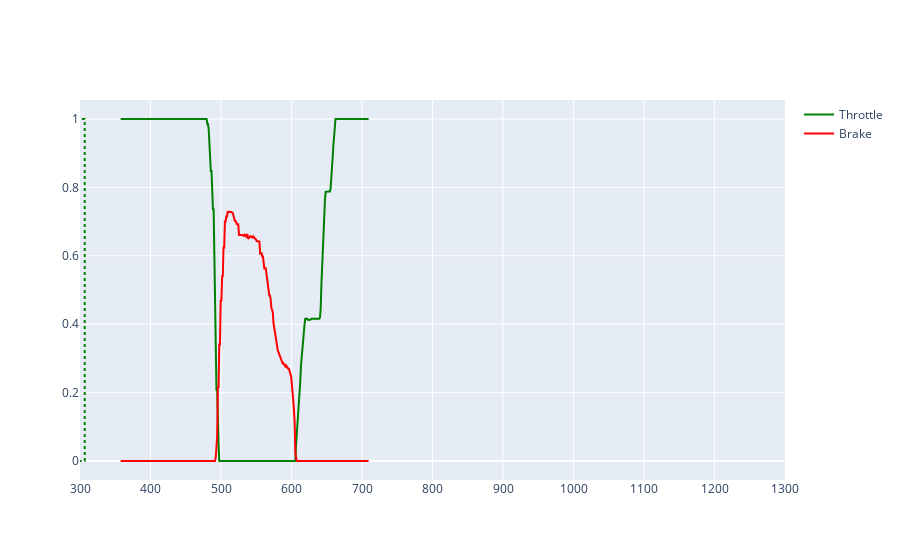
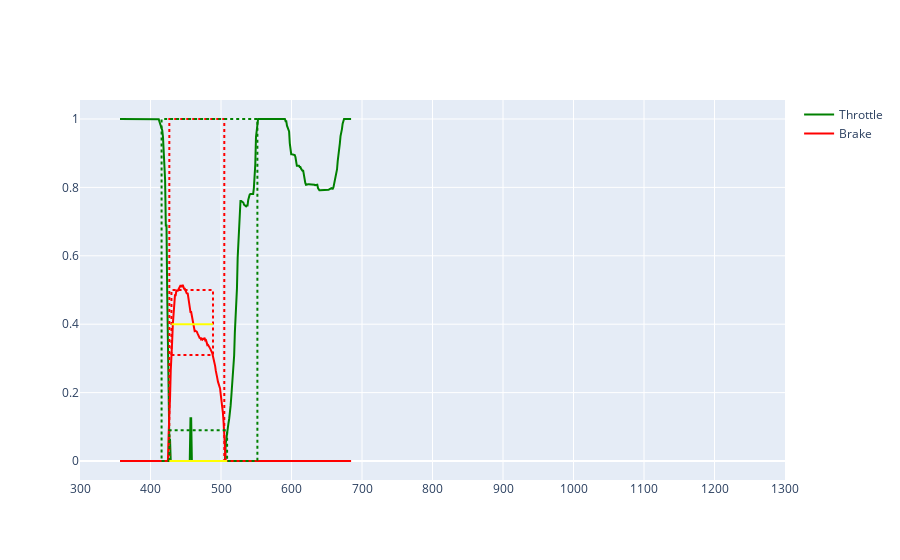
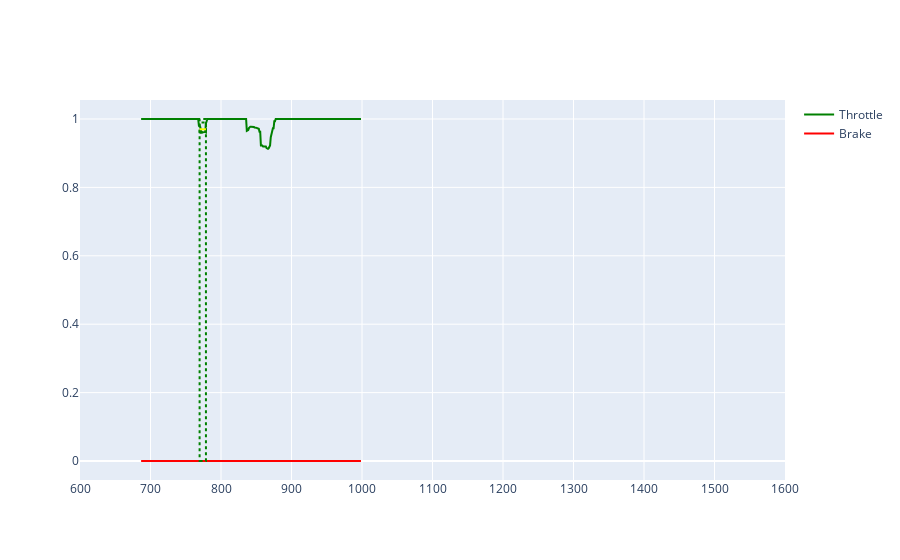
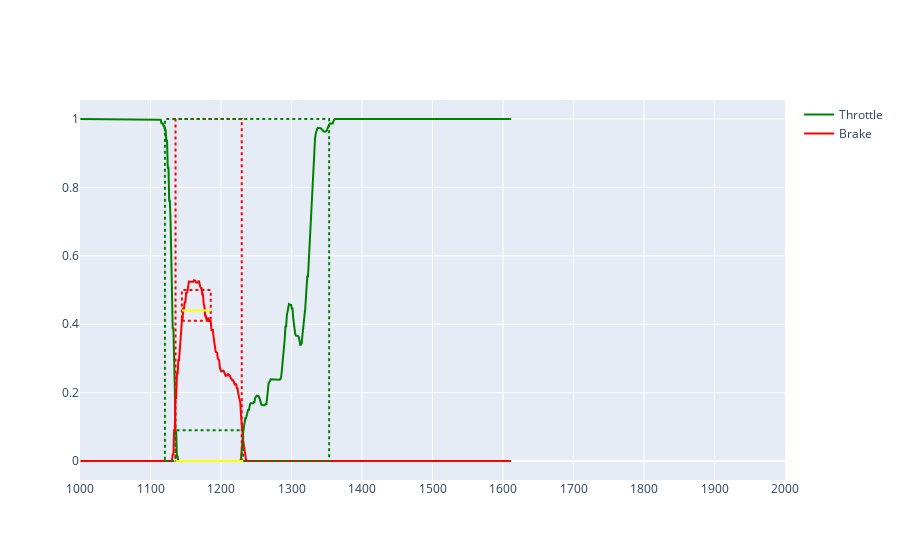

Notebook code for these charts, in order:
### Code cell
segments, used_laps = fast_lap_analyzer.extract_segments(sector_start_end, data_frames, laps_with_telemetry, df_max)
for i in range(len(segments)):
    segment = segments[i]
    fig = lap_fig(segment.telemetry_for_fig(), columns=["Throttle", "Brake"])
    brake_features = segment.brake_features()
    if brake_features:
        fig_add_features(fig, segment.brake_features())
    throttle_features = segment.throttle_features()
    if throttle_features:
        fig_add_features(fig, segment.throttle_features(), color="green")
    fig.show()

### Figure 1 — Plotly figure (JSON) as saved in the notebook; plotly's stock layout.template omitted (floating-point values rounded to 4 significant figures; data arrays with more than 128 entries replaced by an {"elided": "..."} marker saying what was removed)
{"data": [{"line": {"color": "green"}, "marker": {"size": 1}, "name": "Throttle", "showlegend": true, "type": "scatter", "x": {"elided": "353 float values"}, "y": {"elided": "353 float values"}}, {"line": {"color": "red"}, "marker": {"size": 1}, "name": "Brake", "showlegend": true, "type": "scatter", "x": {"elided": "353 float values"}, "y": {"elided": "353 float values"}}], "layout": {"shapes": [{"line": {"color": "red", "dash": "dot", "width": 2}, "type": "rect", "x0": 140.9, "x1": 250.8, "xref": "x", "y0": 0, "y1": 1, "yref": "y"}, {"line": {"color": "red", "dash": "dot", "width": 2}, "type": "rect", "x0": 148.9, "x1": 202.8, "xref": "x", "y0": 0.61, "y1": 0.69, "yref": "y"}, {"line": {"color": "yellow", "width": 2}, "type": "line", "x0": 148.9, "x1": 202.8, "xref": "x", "y0": 0.65, "y1": 0.65, "yref": "y"}, {"line": {"color": "green", "dash": "dot", "width": 2}, "type": "rect", "x0": 127.9, "x1": 306.7, "xref": "x", "y0": 0, "y1": 1, "yref": "y"}, {"line": {"color": "green", "dash": "dot", "width": 2}, "type": "rect", "x0": 140.9, "x1": 252.8, "xref": "x", "y0": 0, "y1": 0.07, "yref": "y"}, {"line": {"color": "yellow", "width": 2}, "type": "line", "x0": 140.9, "x1": 252.8, "xref": "x", "y0": 0, "y1": 0, "yref": "y"}], "xaxis": {"dtick": 100, "range": [300, 1300]}}}

### Figure 2 — Plotly figure (JSON) as saved in the notebook; plotly's stock layout.template omitted (floating-point values rounded to 4 significant figures; data arrays with more than 128 entries replaced by an {"elided": "..."} marker saying what was removed)
{"data": [{"line": {"color": "green"}, "marker": {"size": 1}, "name": "Throttle", "showlegend": true, "type": "scatter", "x": {"elided": "329 float values"}, "y": {"elided": "329 float values"}}, {"line": {"color": "red"}, "marker": {"size": 1}, "name": "Brake", "showlegend": true, "type": "scatter", "x": {"elided": "329 float values"}, "y": {"elided": "329 float values"}}], "layout": {"shapes": [{"line": {"color": "red", "dash": "dot", "width": 2}, "type": "rect", "x0": 426.7, "x1": 504.7, "xref": "x", "y0": 0, "y1": 1, "yref": "y"}, {"line": {"color": "red", "dash": "dot", "width": 2}, "type": "rect", "x0": 429.7, "x1": 488.7, "xref": "x", "y0": 0.31, "y1": 0.5, "yref": "y"}, {"line": {"color": "yellow", "width": 2}, "type": "line", "x0": 429.7, "x1": 488.7, "xref": "x", "y0": 0.4, "y1": 0.4, "yref": "y"}, {"line": {"color": "green", "dash": "dot", "width": 2}, "type": "rect", "x0": 415.7, "x1": 551.6, "xref": "x", "y0": 0, "y1": 1, "yref": "y"}, {"line": {"color": "green", "dash": "dot", "width": 2}, "type": "rect", "x0": 426.7, "x1": 508.6, "xref": "x", "y0": 0, "y1": 0.09, "yref": "y"}, {"line": {"color": "yellow", "width": 2}, "type": "line", "x0": 426.7, "x1": 508.6, "xref": "x", "y0": 0, "y1": 0, "yref": "y"}], "xaxis": {"dtick": 100, "range": [300, 1300]}}}

### Figure 3 — Plotly figure (JSON) as saved in the notebook; plotly's stock layout.template omitted (floating-point values rounded to 4 significant figures; data arrays with more than 128 entries replaced by an {"elided": "..."} marker saying what was removed)
{"data": [{"line": {"color": "green"}, "marker": {"size": 1}, "name": "Throttle", "showlegend": true, "type": "scatter", "x": {"elided": "313 float values"}, "y": {"elided": "313 float values"}}, {"line": {"color": "red"}, "marker": {"size": 1}, "name": "Brake", "showlegend": true, "type": "scatter", "x": {"elided": "313 float values"}, "y": {"elided": "313 int values"}}], "layout": {"shapes": [{"line": {"color": "green", "dash": "dot", "width": 2}, "type": "rect", "x0": 769.6, "x1": 778.6, "xref": "x", "y0": 0, "y1": 1, "yref": "y"}, {"line": {"color": "green", "dash": "dot", "width": 2}, "type": "rect", "x0": 769.6, "x1": 778.6, "xref": "x", "y0": 0.96, "y1": 0.99, "yref": "y"}, {"line": {"color": "yellow", "width": 2}, "type": "line", "x0": 769.6, "x1": 778.6, "xref": "x", "y0": 0.97, "y1": 0.97, "yref": "y"}], "xaxis": {"dtick": 100, "range": [600, 1600]}}}

### Figure 4 — Plotly figure (JSON) as saved in the notebook; plotly's stock layout.template omitted (floating-point values rounded to 4 significant figures; data arrays with more than 128 entries replaced by an {"elided": "..."} marker saying what was removed)
{"data": [{"line": {"color": "green"}, "marker": {"size": 1}, "name": "Throttle", "showlegend": true, "type": "scatter", "x": {"elided": "612 float values"}, "y": {"elided": "612 float values"}}, {"line": {"color": "red"}, "marker": {"size": 1}, "name": "Brake", "showlegend": true, "type": "scatter", "x": {"elided": "612 float values"}, "y": {"elided": "612 float values"}}], "layout": {"shapes": [{"line": {"color": "red", "dash": "dot", "width": 2}, "type": "rect", "x0": 1135.0, "x1": 1229.0, "xref": "x", "y0": 0, "y1": 1, "yref": "y"}, {"line": {"color": "red", "dash": "dot", "width": 2}, "type": "rect", "x0": 1144.0, "x1": 1185.0, "xref": "x", "y0": 0.41, "y1": 0.5, "yref": "y"}, {"line": {"color": "yellow", "width": 2}, "type": "line", "x0": 1144.0, "x1": 1185.0, "xref": "x", "y0": 0.44, "y1": 0.44, "yref": "y"}, {"line": {"color": "green", "dash": "dot", "width": 2}, "type": "rect", "x0": 1120.0, "x1": 1353.0, "xref": "x", "y0": 0, "y1": 1, "yref": "y"}, {"line": {"color": "green", "dash": "dot", "width": 2}, "type": "rect", "x0": 1135.0, "x1": 1231.0, "xref": "x", "y0": 0, "y1": 0.09, "yref": "y"}, {"line": {"color": "yellow", "width": 2}, "type": "line", "x0": 1135.0, "x1": 1231.0, "xref": "x", "y0": 0, "y1": 0, "yref": "y"}], "xaxis": {"dtick": 100, "range": [1000, 2000]}}}
